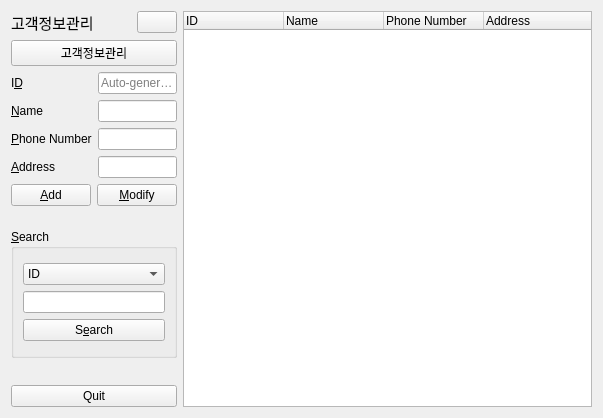
<?xml version="1.0" encoding="UTF-8"?>
<ui version="4.0">
 <class>ClientManagerForm</class>
 <widget class="QWidget" name="ClientManagerForm">
  <property name="geometry">
   <rect>
    <x>0</x>
    <y>0</y>
    <width>603</width>
    <height>418</height>
   </rect>
  </property>
  <property name="windowTitle">
   <string>Client Info</string>
  </property>
  <layout class="QHBoxLayout" name="horizontalLayout_3">
   <item>
    <layout class="QHBoxLayout" name="horizontalLayout" stretch="2,6">
     <item>
      <layout class="QVBoxLayout" name="verticalLayout_4" stretch="1,0,7,6,1,0">
       <item>
        <layout class="QHBoxLayout" name="horizontalLayout_2">
         <item>
          <widget class="QLabel" name="label">
           <property name="font">
            <font>
             <pointsize>11</pointsize>
            </font>
           </property>
           <property name="text">
            <string>고객정보관리</string>
           </property>
          </widget>
         </item>
         <item>
          <widget class="QPushButton" name="clearbutton">
           <property name="sizePolicy">
            <sizepolicy hsizetype="Fixed" vsizetype="Fixed">
             <horstretch>0</horstretch>
             <verstretch>0</verstretch>
            </sizepolicy>
           </property>
           <property name="text">
            <string/>
           </property>
           <property name="icon">
            <iconset resource="image.qrc">
             <normaloff>:/images/erase.png</normaloff>:/images/erase.png</iconset>
           </property>
           <property name="iconSize">
            <size>
             <width>40</width>
             <height>20</height>
            </size>
           </property>
          </widget>
         </item>
        </layout>
       </item>
       <item>
        <widget class="QPushButton" name="ClientManagement">
         <property name="text">
          <string>고객정보관리</string>
         </property>
        </widget>
       </item>
       <item>
        <layout class="QFormLayout" name="clientFormLayout">
         <item row="0" column="0">
          <widget class="QLabel" name="idLabel">
           <property name="text">
            <string>I&amp;D</string>
           </property>
           <property name="buddy">
            <cstring>idLineEdit</cstring>
           </property>
          </widget>
         </item>
         <item row="0" column="1">
          <widget class="QLineEdit" name="idLineEdit">
           <property name="readOnly">
            <bool>true</bool>
           </property>
           <property name="placeholderText">
            <string>Auto-generated</string>
           </property>
          </widget>
         </item>
         <item row="1" column="0">
          <widget class="QLabel" name="nameLabel">
           <property name="text">
            <string>&amp;Name</string>
           </property>
           <property name="buddy">
            <cstring>nameLineEdit</cstring>
           </property>
          </widget>
         </item>
         <item row="1" column="1">
          <widget class="QLineEdit" name="nameLineEdit"/>
         </item>
         <item row="2" column="0">
          <widget class="QLabel" name="phoneNumberLabel">
           <property name="text">
            <string>&amp;Phone Number</string>
           </property>
           <property name="buddy">
            <cstring>phoneNumberLineEdit</cstring>
           </property>
          </widget>
         </item>
         <item row="2" column="1">
          <widget class="QLineEdit" name="phoneNumberLineEdit">
           <property name="inputMask">
            <string/>
           </property>
          </widget>
         </item>
         <item row="3" column="0">
          <widget class="QLabel" name="addressLabel">
           <property name="text">
            <string>&amp;Address</string>
           </property>
           <property name="buddy">
            <cstring>addressLineEdit</cstring>
           </property>
          </widget>
         </item>
         <item row="3" column="1">
          <widget class="QLineEdit" name="addressLineEdit"/>
         </item>
         <item row="4" column="0" colspan="2">
          <layout class="QHBoxLayout" name="addHorizontalLayout">
           <item>
            <widget class="QPushButton" name="addPushButton">
             <property name="text">
              <string>&amp;Add</string>
             </property>
            </widget>
           </item>
           <item>
            <widget class="QPushButton" name="modifyPushButton">
             <property name="text">
              <string>&amp;Modify</string>
             </property>
            </widget>
           </item>
          </layout>
         </item>
        </layout>
       </item>
       <item>
        <widget class="QGroupBox" name="groupBox">
         <property name="title">
          <string>&amp;Search</string>
         </property>
         <layout class="QVBoxLayout" name="verticalLayout">
          <item>
           <layout class="QVBoxLayout" name="verticalLayout_2">
            <item>
             <widget class="QComboBox" name="searchComboBox">
              <item>
               <property name="text">
                <string>ID</string>
               </property>
              </item>
              <item>
               <property name="text">
                <string>Name</string>
               </property>
              </item>
              <item>
               <property name="text">
                <string>Phone Number</string>
               </property>
              </item>
              <item>
               <property name="text">
                <string>Address</string>
               </property>
              </item>
             </widget>
            </item>
            <item>
             <widget class="QLineEdit" name="searchLineEdit"/>
            </item>
            <item>
             <widget class="QPushButton" name="searchPushButton">
              <property name="text">
               <string>S&amp;earch</string>
              </property>
             </widget>
            </item>
           </layout>
          </item>
         </layout>
        </widget>
       </item>
       <item>
        <spacer name="verticalSpacer_3">
         <property name="orientation">
          <enum>Qt::Vertical</enum>
         </property>
         <property name="sizeHint" stdset="0">
          <size>
           <width>165</width>
           <height>13</height>
          </size>
         </property>
        </spacer>
       </item>
       <item>
        <widget class="QPushButton" name="pushButton">
         <property name="text">
          <string>Quit</string>
         </property>
        </widget>
       </item>
      </layout>
     </item>
     <item>
      <layout class="QVBoxLayout" name="verticalLayout_3">
       <item>
        <widget class="QTreeWidget" name="treeWidget">
         <property name="rootIsDecorated">
          <bool>false</bool>
         </property>
         <column>
          <property name="text">
           <string>ID</string>
          </property>
         </column>
         <column>
          <property name="text">
           <string>Name</string>
          </property>
         </column>
         <column>
          <property name="text">
           <string>Phone Number</string>
          </property>
         </column>
         <column>
          <property name="text">
           <string>Address</string>
          </property>
         </column>
        </widget>
       </item>
      </layout>
     </item>
    </layout>
   </item>
  </layout>
 </widget>
 <resources>
  <include location="image.qrc"/>
 </resources>
 <connections/>
</ui>
